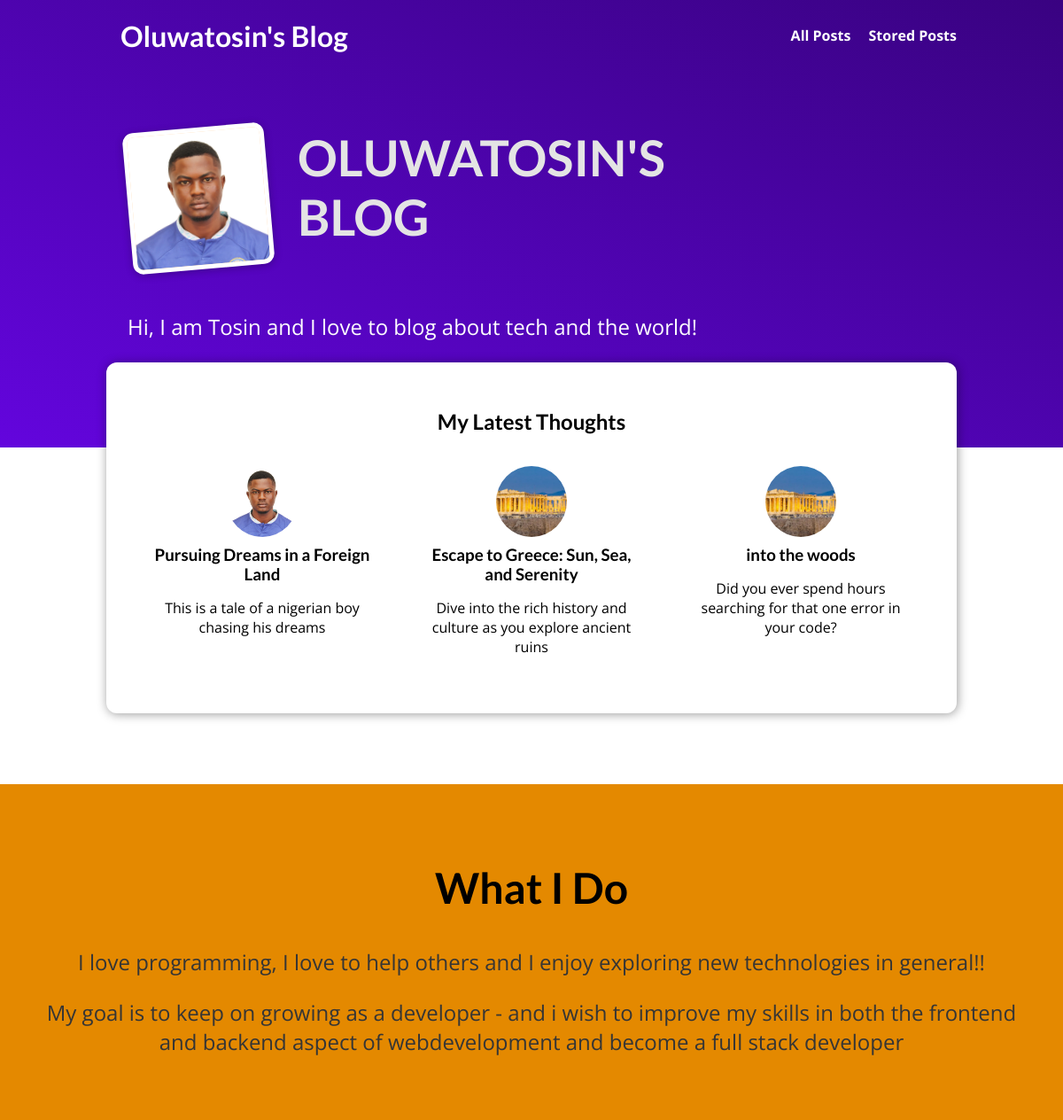
The page / on the database its author committed.
### blog/models.py (models this page shows, shortened)
class Post(models.Model):
    title = models.CharField(max_length=100)
    excerpt = models.CharField(max_length=80)
    image_name = models.ImageField(upload_to='images/')
    date = models.DateField()
    slug = models.SlugField(blank=True,db_index=True, null=False)
    content = models.TextField()
    tags = models.ManyToManyField(Tag)
    author = models.ForeignKey(Author,on_delete=models.SET_NULL,null=True, related_name="author")

### blog/views.py (the view)
# urls.py: path("",views.HomepageView.as_view(), name="starting-page"),
class HomepageView(ListView):
    template_name = "blog/index.html"
    model = Post
    ordering = ["-date"]
    context_object_name = "my_posts"
    def get_queryset(self):
        query_set = super().get_queryset()
        data = query_set[:3]
        return data

### blog/templates/blog/index.html (shortened to what this page needs)
{% extends "base.html" %}
{% load static %}
 {% block css_files %}
 <link rel="stylesheet" href="{% static "blog/includes/post.css" %}">
 <link rel="stylesheet" href="{% static "blog/index.css" %}">
 {% endblock css_files %}
{% block contents %}
<section id="welcome">
  <header>
    <img src="{% static "blog/images/Tosin.jpg" %}" alt="Oluwatosin - The Author Of This Blog" width="600" height="600" />
    <h2>OLUWATOSIN'S BLOG</h2>
  </header>
  <p>Hi, I am Tosin and I love to blog about tech and the world!</p>
</section>
<section id="latest-posts">
  <h2>My Latest Thoughts</h2>
  <ul>
    {% for post in my_posts %}
      {% include "blog/includes/post.html" %}
   {% endfor %}
  </ul>
</section>
<section id="about">
  <h2>What I Do</h2>
  <p>
    I love programming, I love to help others and I enjoy exploring new
    technologies in general!!
  </p>
  <p>
    My goal is to keep on growing as a developer - and i wish to improve my
    skills in both the frontend and backend aspect of webdevelopment and become
    a full stack developer
  </p>
</section>
{% endblock contents %}

### blog/templates/blog/includes/post.html
{% load static %}
<li>
    <article class="post">
      <a href="{% url "detail-posts" post.slug %}">
        <img src="{{post.image_name.url}}" alt="{{post.title}}" />
        <div class="post__content">
          <h3>{{post.title}}</h3>
          <p>
           {{post.excerpt}}
          </p>
        </div>
      </a>
    </article>
  </li>

### static/app.css (style rules this page uses)
* { box-sizing: border-box; }
html { font-family: 'Open Sans', 'Lato', sans-serif; }
body { margin: 0; }
h1, h2, h3 { font-family: 'Lato', sans-serif; font-weight: bold; }

### blog/static/blog/includes/post.css (style rules this page uses)
.post { display: flex; flex-direction: column; align-items: center; text-align: center; }
.post a { text-decoration: none; color: black; transition: all 0.2s ease; padding: 1rem; }
.post img { width: 5rem; height: 5rem; object-fit: cover; border-radius: 50%; }
.post h3 { margin: 0.25rem 0; }

### blog/static/blog/index.css (style rules this page uses)
#welcome { background: linear-gradient(to right top, #6305dd, #390281); padding: 6rem 12%; }
#welcome header { display: flex; align-items: flex-start; margin: 3rem auto; color: red; }
#welcome img { width: 10rem; height: 10rem; object-fit: cover; object-position: top; border: 5px solid white; border-radius: 12px; background-color: #ffe1bf; transform: rotateZ(-5deg); box-shadow: 0 2px 8px rgba(0, 0, 0, 0.25); }
#welcome h2 { font-size: 3.5rem; margin: 0 0 0 2rem; color: #e4e4e4; width: 10rem; }
#welcome p { color: white; font-size: 1.5rem; }
#latest-posts { background-color: white; padding: 2rem; border-radius: 12px; width: 60rem; margin: -6rem auto 2rem auto; box-shadow: 1px 1px 12px rgba(0, 0, 0, 0.4); }
#latest-posts h2 { text-align: center; }
#latest-posts ul { list-style: none; margin: 0; padding: 0; display: flex; gap: 1rem; }
#latest-posts li { flex: 1; }
#about { text-align: center; padding: 3rem; background-color: #e48900; margin-top: 5rem; }
#about h2 { font-size: 3rem; }
#about p { font-size: 1.5rem; color: #353535; }

### rows shown on the page
Post: image_name (picture), title "Pursuing Dreams in a Foreign Land", excerpt "This is a tale of a nigerian boy chasing his dreams"
Post: image_name (picture), title "Escape to Greece: Sun, Sea, and Serenity", excerpt "Dive into the rich history and culture as you explore ancient ruins"
Post: image_name (picture), title "into the woods", excerpt "Did you ever spend hours searching for that one error in your code?"
